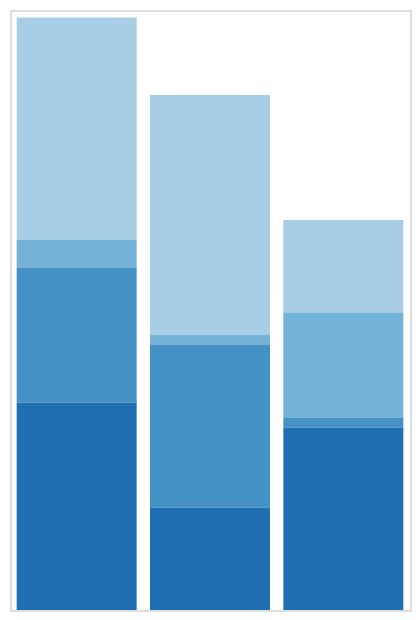

Notebook cell for this chart:
### Code cell
# stacked bar chart 

years = [2018, 2019, 2020]
categories = ['A', 'B', 'C', 'D']

data = []
for year in years:
    for category in categories:
        data.append({
            'Year': year,
            'Category': category,
            'Value': random.randint(1, 100) 
        })

source = pd.DataFrame(data)
# add different blues instead of basic color scheme

chart = alt.Chart(source).mark_bar().encode(
    x=alt.X('Year:N', axis=None),  
    y=alt.Y('Value:Q', axis=None),
    color = alt.Color('Category:N',legend=None).scale(scheme='blues')
).properties(width=200, height=300)

chart

### Figure 1 — Vega-Lite specification as saved in the notebook (floating-point values rounded to 4 significant figures)
{"config": {"view": {"continuousWidth": 300, "continuousHeight": 300}}, "data": {"name": "data-98607ee6de2890b65daa2c8bc495c777"}, "mark": {"type": "bar"}, "encoding": {"color": {"field": "Category", "legend": null, "scale": {"scheme": "blues"}, "type": "nominal"}, "x": {"axis": null, "field": "Year", "type": "nominal"}, "y": {"axis": null, "field": "Value", "type": "quantitative"}}, "height": 300, "width": 200, "$schema": "https://vega.github.io/schema/vega-lite/v5.20.1.json", "datasets": {"data-98607ee6de2890b65daa2c8bc495c777": [{"Year": 2018, "Category": "A", "Value": 89}, {"Year": 2018, "Category": "B", "Value": 11}, {"Year": 2018, "Category": "C", "Value": 54}, {"Year": 2018, "Category": "D", "Value": 83}, {"Year": 2019, "Category": "A", "Value": 96}, {"Year": 2019, "Category": "B", "Value": 4}, {"Year": 2019, "Category": "C", "Value": 65}, {"Year": 2019, "Category": "D", "Value": 41}, {"Year": 2020, "Category": "A", "Value": 37}, {"Year": 2020, "Category": "B", "Value": 42}, {"Year": 2020, "Category": "C", "Value": 4}, {"Year": 2020, "Category": "D", "Value": 73}]}}
